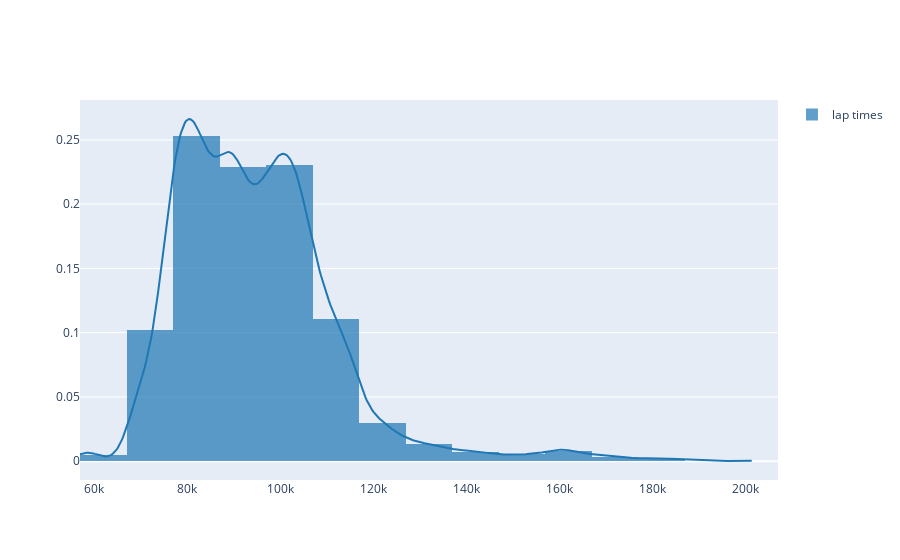

The code cell stored with this chart in its notebook:
### Markdown cell above
## Data Analysis

### Code cell
import plotly.figure_factory as ff

histvalues = [engineered_lap_times_df["milliseconds"]]
names = ["lap times"]

fig = ff.create_distplot(histvalues, names, bin_size=10000, show_rug=False, curve_type ="kde", histnorm ="probability")

fig.show()

### Figure 1 — Plotly figure (JSON) as saved in the notebook; plotly's stock layout.template omitted (floating-point values rounded to 4 significant figures; data arrays with more than 128 entries replaced by an {"elided": "..."} marker saying what was removed)
{"data": [{"autobinx": false, "histnorm": "probability", "legendgroup": "lap times", "marker": {"color": "rgb(31, 119, 180)"}, "name": "lap times", "opacity": 0.7, "type": "histogram", "x": {"elided": "16115 float values"}, "xaxis": "x", "xbins": {"end": 201551, "size": 10000, "start": 56905}, "yaxis": "y"}, {"legendgroup": "lap times", "marker": {"color": "rgb(31, 119, 180)"}, "mode": "lines", "name": "lap times", "showlegend": false, "type": "scatter", "x": {"elided": "500 float values"}, "xaxis": "x", "y": {"elided": "500 float values"}, "yaxis": "y"}], "layout": {"barmode": "overlay", "hovermode": "closest", "legend": {"traceorder": "reversed"}, "xaxis": {"anchor": "y2", "domain": [0, 1], "zeroline": false}, "yaxis": {"anchor": "free", "domain": [0, 1], "position": 0}}}
